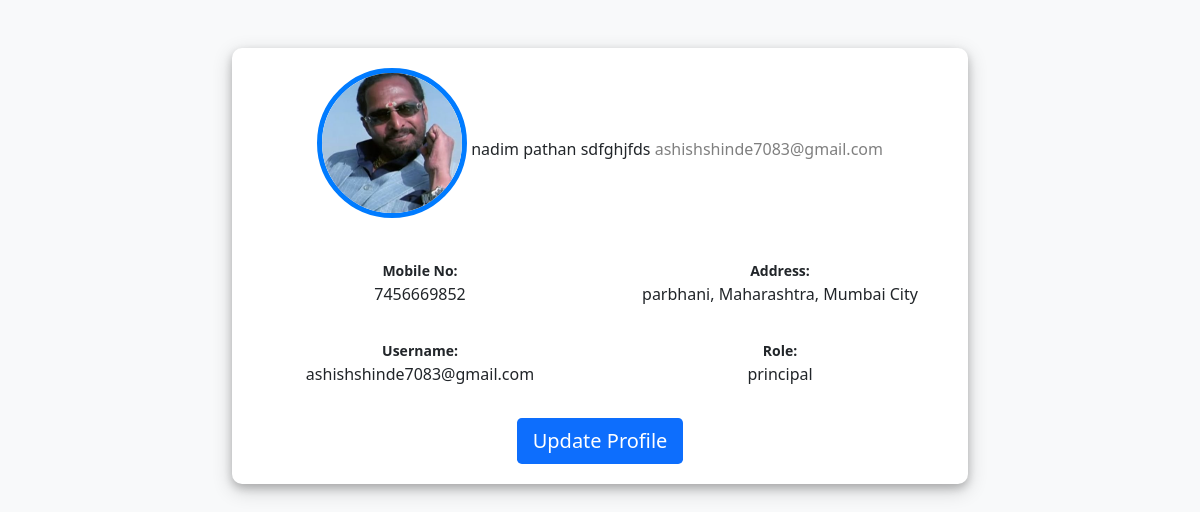
/profile/profile/ (signed in), run on the app's committed database.
### apps/accounts/models.py (models this page shows, shortened)
class CustomUser(AbstractBaseUser, PermissionsMixin):
    Role_choices= (
        ('admin', 'Admin'),
        ('principal', 'Principal'),
        ('vice_principal', 'Vice_Principal'),
        ('hod', 'Hod'),
        ('teacher', 'Teacher'),
        ('accountant', 'Accountant'),
        ('clark', 'Clark'),
        ('examinetor', 'Examinetor'),
        ('librarian', 'Librarian'),
        ('lab_assistant', 'Lab_Assistant'),
        ('student', 'student'),
    )
    first_name = models.CharField(max_length=30)
    last_name = models.CharField(max_length=30)
    username = models.CharField(max_length=50, unique=True)
    mobile = models.TextField(max_length=10, unique=True)
    email = models.TextField(unique=True)
    address = models.TextField(max_length=100)
    role = models.CharField(max_length=30, choices=Role_choices)
    is_active = models.BooleanField(default=True)
    is_staff = models.BooleanField(default=True)  # Typically False for non-superusers
    profile_image = models.ImageField(upload_to='profile_images/', null=True, blank=True)
    inst_id = models.ForeignKey(InstituteMaster,on_delete=models.CASCADE, blank=True, null=True,)
    objects = CustomUserManager()
    USERNAME_FIELD = 'username'
    REQUIRED_FIELDS = ['email', 'mobile']

### apps/profiles/views.py (the view)
# urls.py: path('profile/', ProfilePageView.as_view(), name='profile_page'),
class ProfilePageView(LoginRequiredMixin, TemplateView):
    template_name = 'profilepage1.html'
    def get_context_data(self, **kwargs):
        profileview = super().get_context_data(**kwargs)
        user = self.request.user
        profileview.update({
            'user': user,
            'first_name': user.first_name,
            'last_name': user.last_name,
            'username': user.username,
            'email': user.email,
            'address': user.address,
            'mobile': user.mobile,
            'role': user.role,
            'profile_image': user.profile_image.url if user.profile_image else None,
        })
        return profileview

### apps/accounts/templates/profilepage1.html (shortened to what this page needs)
<!DOCTYPE html>
<html lang="en">
<head>
    <link href="https://cdn.jsdelivr.net/npm/bootstrap@5.0.0-alpha1/dist/css/bootstrap.min.css" rel="stylesheet">
</head>
<body>
    <div class="container mt-5">
        <div class="row justify-content-center">
            <div class="col-md-8">
                <div class="profile-card text-center">
                    <img class="rounded-circle mb-3" src="{{ profile_image }}" alt="Profile Image">
                    <span class="font-weight-bold">{{ first_name }} {{ last_name }}</span>
                    <span class="text-black-50">{{ email }}</span>
                    <div class="row mt-4">
                        <div class="col-md-6 mb-3">
                            <label class="labels">Mobile No:</label>
                            <p>{{ mobile }}</p>
                        </div>
                        <div class="col-md-6 mb-3">
                            <label class="labels">Address:</label>
                            <p>{{ address }}</p>
                        </div>
                        <div class="col-md-6 mb-3">
                            <label class="labels">Username:</label>
                            <p>{{ username }}</p>
                        </div>
                        <div class="col-md-6 mb-3">
                            <label class="labels">Role:</label>
                            <p>{{ role }}</p>
                        </div>
                    </div>
                    <button id="openUpdateProfileModal" class="btn btn-lg btn-primary profile-button">Update Profile</button>
                </div>
            </div>
        </div>
    </div>
</body>
</html>

### apps/accounts/templates/profilepage1.html (style rules this page uses)
body { background-color: #f8f9fa; }
.profile-card { box-shadow: 0 4px 8px rgba(0, 0, 0, 0.2), 0 6px 20px rgba(0, 0, 0, 0.19); border-radius: 10px; background-color: #fff; padding: 20px; }
.profile-card img { width: 150px; height: 150px; object-fit: cover; border-radius: 50%; border: 5px solid #007bff; transition: transform 0.3s ease-in-out; }
.profile-card .profile-button { border: none; transition: background-color 0.3s ease; }
.profile-card .labels { font-size: 14px; font-weight: bold; }

### data on the page
CustomUser: first_name "nadim pathan", last_name "sdfghjfds", email "ashishshinde7083@gmail.com", mobile "7456669852", address "parbhani, Maharashtra, Mumbai City", username "ashishshinde7083@gmail.com", role "principal"
